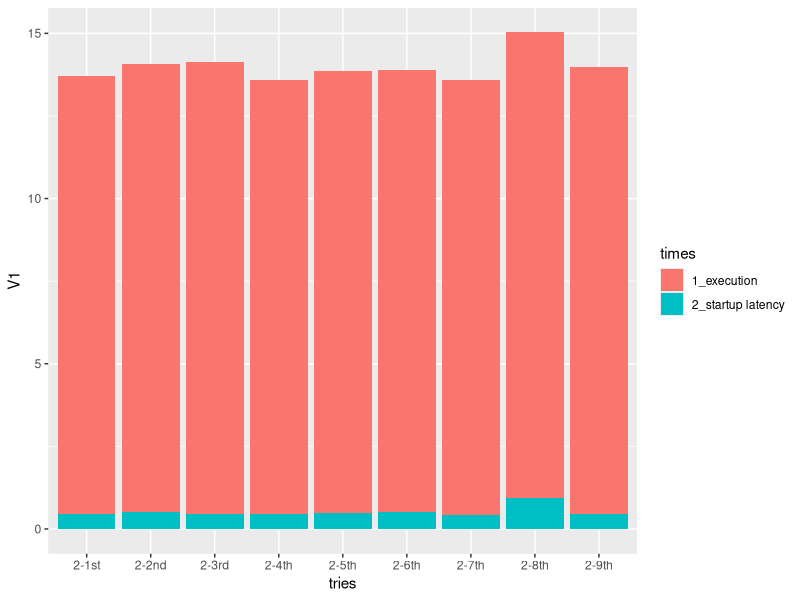

Generate this figure with R:
library("ggplot2")

tries <- c(rep("2-1st", 2), rep("2-2nd", 2), rep("2-3rd", 2), rep("2-4th", 2), rep("2-5th", 2), rep("2-6th", 2), rep("2-7th", 2), rep("2-8th", 2), rep("2-9th", 2))
times <- rep(c("2_startup latency", "1_execution"), 9)
value_all <- read.csv("b3_e2.csv", header=F)	
value <- value_all[1]
data3_2 <- data.frame(tries, times, value)

ggplot(data3_2, aes(fill=times, y=V1, x=tries)) + geom_bar(position="stack", stat="identity")